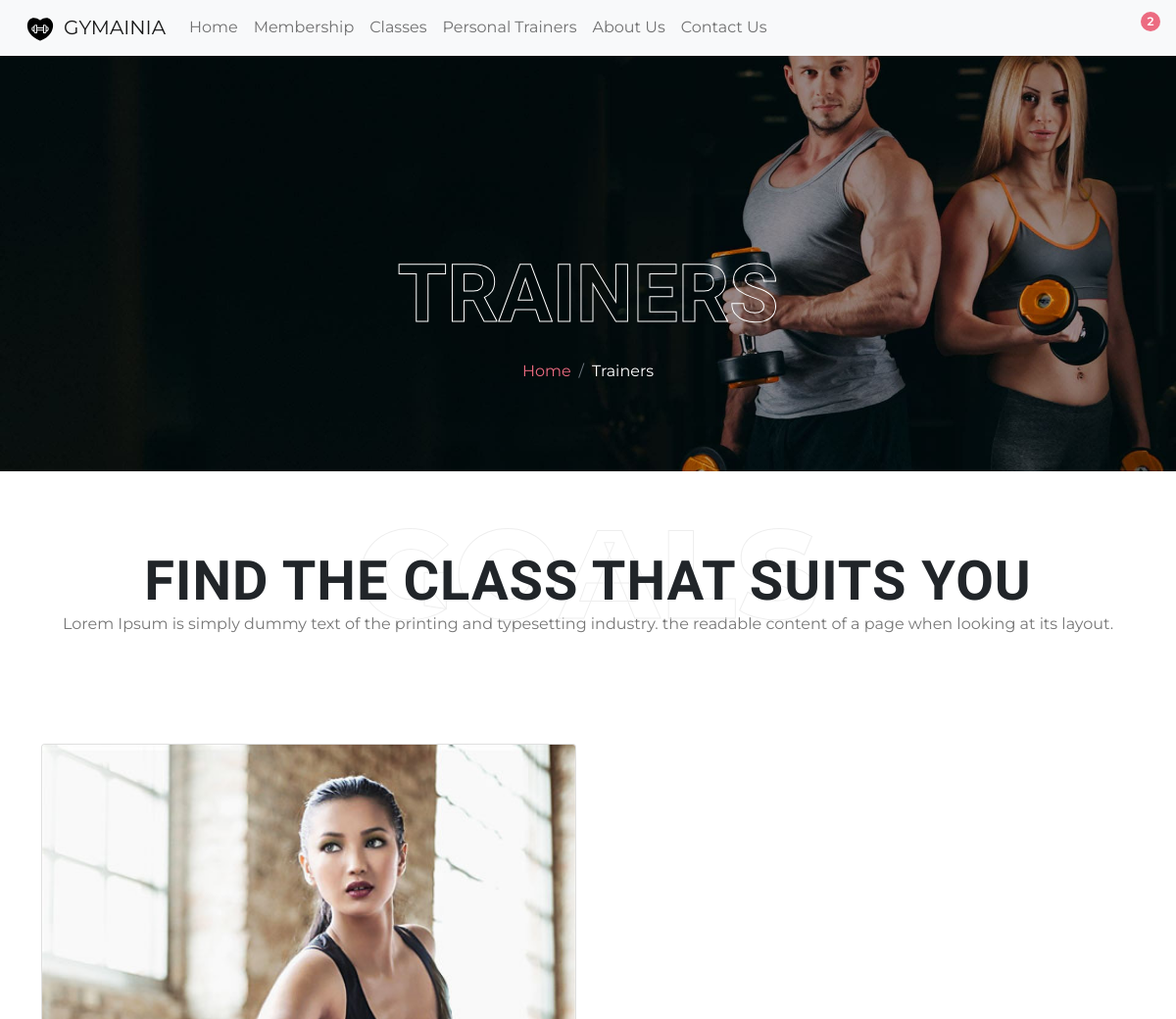
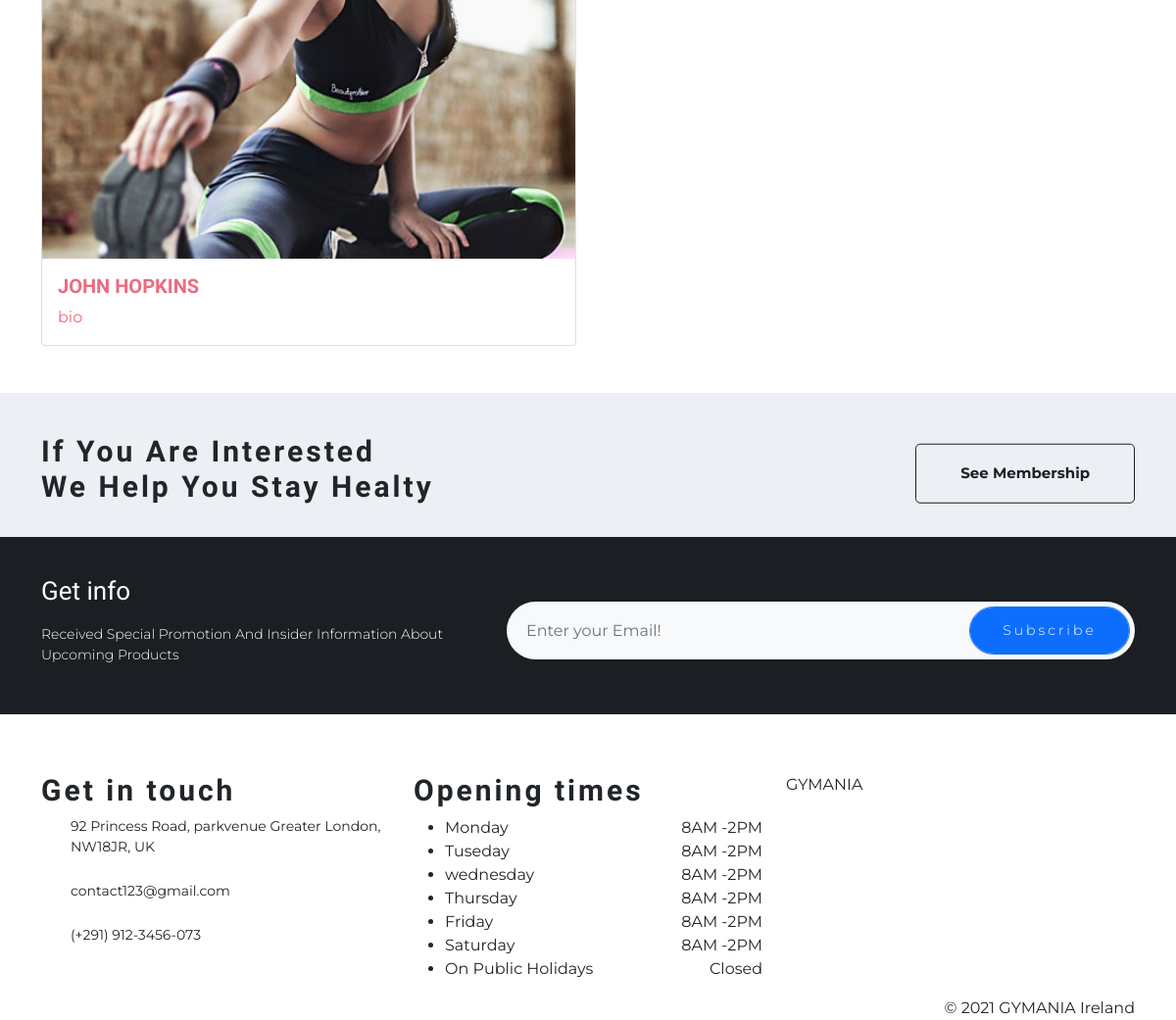
The page /trainers on the database its author committed (2 pictures, top to bottom).
### classes/models.py (models this page shows, shortened)
class Trainer(models.Model):
    name = models.CharField(max_length=254)
    bio = models.TextField()
    image_url = models.URLField(max_length=1024, null=True, blank=True)
    image = models.ImageField(null=True, blank=True)

### classes/views.py (the view)
# urls.py: path('trainers', views.trainers, name='trainers'),
def trainers(request):
    trainers = Trainer.objects.all()
    context = {
        'trainers': trainers,
    }
    return render(request, 'trainers/trainers.html', context)

### cart/contexts.py (called while the page is built)
def cart_contents(request):
    cart_items = []
    total = 0
    product_count = 0
    context = {
        'cart_items': cart_items,
        'total': total,
        'product_count': product_count,
    }
    return context

### classes/templates/trainers/trainers.html (shortened to what this page needs)
{% extends "base.html" %}
{% load static %}
{% block content %}
<main>
    <section class="page-banner">
        <div class="bg-overlay"
            style="background-image: url('{% static "imgs/classes-bg.jpg" %}');">
        </div>
        <div class="container">
            <div class="row">
                <div class="col-sm-12 text-center">
                    <h1 class="banner-title">Trainers</h1>
                    <nav aria-label="breadcrumb">
                        <ol class="breadcrumb">
                            <li class="breadcrumb-item"><a href="{% url 'home' %}">
                                    Home</a></li>
                            <li class="breadcrumb-item text-white" aria-current="page">Trainers</li>
                        </ol>
                    </nav>
                </div>
            </div>
        </div>
    </section>
    <section class="page-title text-center">
        <div class="section-title-box">
            <span class="section-sub-title">GOALS</span>
            <h2 class="section-title">FIND THE CLASS THAT SUITS YOU</h2>
            <p class="section-info">Lorem Ipsum is simply dummy text of the printing and typesetting industry.
                the readable content of a page when looking at its layout.
            </p>
        </div>
    </section>
    <section  class="mb-5">
        <div class="container">
            <div class="row row-cols-1 row-cols-md-2 g-4">
                {% for trainer in trainers %}
                <div class="col">
                    <a href="{% url 'trainer' trainer.id %}">
                    <div class="card">
                        {% if trainer.image %}
                            <img class="card-img-top" src="{{ trainer.image.url }}" alt="{{ trainer.name }}">
                        {% else %}
                            <img class="card-img-top" src="{{ MEDIA_URL }}noimage.png" alt="{{ trainer.name }}">
                        {% endif %}
                        <div class="card-body">
                            <h5 class="card-title">{{ trainer.name }}</h5>
                            <p class="card-text">{{ trainer.bio }}</p>
                        </div>
                    </div>
                </a>
                </div>
                {% endfor %}
        </div>
    </section>
    <section class="membership-call">
        <div class="container">
            <div class="row">
                <div class="col-md-6">
                    <h3>If You Are Interested<br>
                        We Help You Stay Healty</h3>
                </div>
                <div class="col-md-6 text-end">
                    <a href="contact-us.html" class="icon-btn"> See
                        Membership</a>
                </div>
            </div>
        </div>
    </section>
    <section class="newsletter">
        <div class="container">
            <div class="row align-items-center">
                <div class="col-md-5">
                    <h4 class="sub-title">Get info</h4>
                    <p>Received Special Promotion And Insider Information
                        About Upcoming Products</p>
                </div>
                <div class="col-md-7">
                    <div class="form-group">
                        <input class="form-control" placeholder="Enter your Email!" id="newsletter"
                            name="newsletter" type="email">
                        <input class="form-control btn btn-primary" value="Subscribe" type="submit">
                    </div>
                </div>
            </div>
        </div>
    </section>
</main>
{% endblock %}

### static/css/base.css (style rules this page uses)
body { font-family: 'Montserrat', sans-serif; }
a { color: #ec6b81; text-decoration: none; transition: .3s; -webkit-transition: .3s; -moz-transition: .3s; -ms-transition: .3s; -o-transition: .3s; }
aside, section { padding-top: 5rem; }
h1, h2, h3, h4, h5, h6 { font-family: 'Teko', sans-serif; font-weight: 800; }
h3 { font-size: 30px; font-weight: 700; letter-spacing: 3px; }
.section-title-box { margin-bottom: 30px; position: relative; }
.section-title { font-size: 56px; line-height: 64px; z-index: 9; position: relative; margin-bottom: 0; letter-spacing: 1px; }
.section-info { color: #777777; }
.section-sub-title { line-height: 1; letter-spacing: 1px; padding: 0; text-transform: uppercase; color: #eeeeee; font-family: var(--title-fonts); font-weight: 800; font-size: 8em; position: absolute; top: -40px; left: 0; right: 0; -webkit-text-fill-color: transparent; -webkit-text-stroke-width: 1px; }
.page-banner { padding-top: 194px; position: relative; padding-bottom: 5rem; }
.bg-overlay { position: absolute; top: 0; left: 0; opacity: 1; width: 100%; height: 100%; background-size: cover; background-attachment: scroll; background-position: center center; }
.banner-title { color: #fff; font-size: 82px; position: relative; -webkit-text-stroke: 1px #fff; -webkit-text-fill-color: rgba(0, 0, 0, 0); text-transform: uppercase; }
.breadcrumb { background: transparent; padding: 10px !important; margin: 0; justify-content: center; position: relative; }
.membership-call { background-color: #eceff4; padding: 42px 0 25px; }
.membership-call .icon-btn { border: 1px solid #1b1f23; border-radius: 5px; color: #1b1f23; font-size: 15px; font-weight: 700; display: inline-block; padding: 18px 45px; position: relative; top: 50%; transform: translateY(-50%); }
.newsletter { background-color: #1b1f23; padding: 40px 0 30px; }
.newsletter .sub-title { color: #fff; font-size: 26px; font-weight: 500; margin-bottom: 18px; }
.newsletter p { color: #fff; font-size: 14px; font-weight: 300; margin-bottom: 20px; }
.newsletter .form-group { margin-bottom: 0; position: relative; width: 100%; }
.newsletter .form-group input[type=email] { background-color: #f8f9fa; border: 0; -webkit-border-radius: 30px; -moz-border-radius: 30px; border-radius: 30px; height: 59px; padding: 0 150px 0 20px; }
.newsletter .form-group input[type=submit] { border-radius: 25px; font-size: 14px; font-weight: 300; height: 49px; position: absolute; right: 5px; top: 5px; width: 164px; letter-spacing: 3px; }
.card-title { text-transform: uppercase; }

### rows shown on the page
Trainer: image (picture), name "JOHN HOPKINS", bio "bio"
